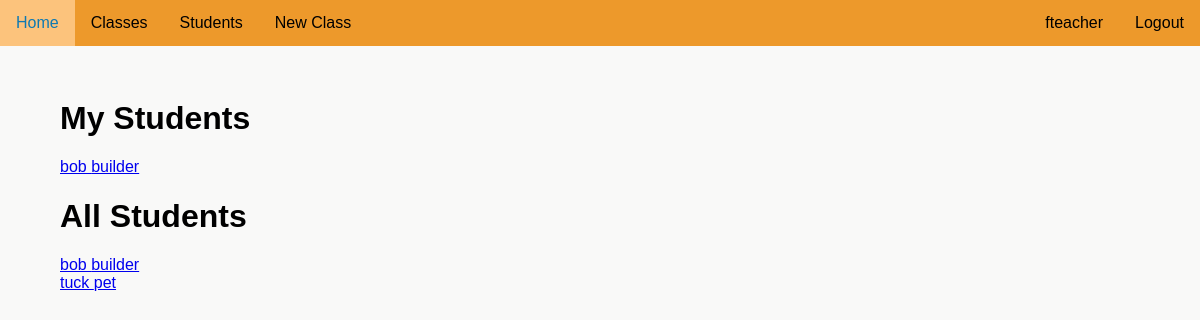
Screenshot of /students (signed in) with the database file from the repository.
### attendanceproject/models.py (models this page shows)
class User(UserMixin, db.Model):
    __tablename__ = "user"
    id = db.Column(db.Integer, unique=True, nullable=False, primary_key=True)
    fname = db.Column(db.Text(20), nullable=False)
    lname = db.Column(db.Text(20), nullable=False)
    user_code = db.Column(db.Text(8), nullable=False, unique=True)
    email = db.Column(db.Text(50), nullable=False, unique=True)
    password = db.Column(db.Text(90), nullable=False)
    auth = db.Column(db.Text(10), nullable=True)
    tags = db.relationship('Tag', backref='user_tag')
    subjects = db.relationship('UserSubject', back_populates='user')
    attnd_times = db.relationship('AttendanceTime', backref='subject_attnd_times')

### attendanceproject/routes.py (the view)
@app.route('/students', methods=['GET'])
@login_required
def students():
    if current_user.auth in ['teacher', 'admin']:
        students = User.query.filter_by(auth='student').all()
        my_students = []
        for subject in current_user.subjects:
            for user in subject.subject.users:
                if user.user.auth not in ['teacher', 'admin'] and user.user not in my_students:
                    my_students.append(user.user)
        return render_template('students.html', students=students, my_students=my_students)
    else:
        flash('You do not have access to this page')
        return redirect(url_for('home'))

### attendanceproject/models.py (called while the page is built)
@login_manager.user_loader
def load_user(user_id):
    return User.query.get(int(user_id))

### attendanceproject/templates/students.html
{% extends "layout.html" %}
{% block content %}
    <h1>My Students</h1>
    {% if my_students %}
        <ul>
            {% for student in my_students %}
                <a href="{{ url_for('classes', user_code=student.user_code) }}"><li>{{ student.fname}} {{ student.lname }}</li></a>
            {% endfor %}
        </ul>
    {% else %}
        <p>You have no students</p>
    {% endif %}
    <h1>All Students</h1>
    {% if students %}
        <ul>
            {% for student in students %}
            <a href="{{ url_for('classes', user_code=student.user_code) }}"><li>{{ student.fname }} {{ student.lname }}</li></a>
            {% endfor %}
        </ul>
    {% else %}
        <p>There are no students</p>
    {% endif %}
{% endblock %}

### attendanceproject/templates/navigation.html (shortened to what this page needs)
<div id='nav'>
    <ul>
        <div id="nav-left">
            <li><a href="{{url_for('home')}}">Home</a></li>
            {% if current_user.is_authenticated %}
                {% if current_user.auth in ['teacher', 'student'] %}
                    <li><a href="{{url_for('classes', user_code=current_user.user_code)}}">Classes</a></li>
                {% endif %}
                {% if current_user.auth == 'teacher' %}
                    <li><a href="{{url_for('students')}}">Students</li></a>
                    <li><a href="{{url_for('create_class')}}">New Class</a></li>
                {% endif %}
            {% endif %}
        </div>
        <div id="nav-right">
            {% if current_user.is_authenticated %}
                <li><a href="{{url_for('logout')}}">Logout</a></li>
                <li><a href="{{url_for('account', user_code=current_user.user_code)}}">{{ current_user.fname }}</a></li>
            {% endif %}
        </div>
    </ul>
</div>

### attendanceproject/static/style.css (style rules this page uses)
:root { --main: #ed992b; --headings: #0E79B2; --errors: #C12E47; }
html { font-family: 'Noto Sans JP', sans-serif; background-color: rgb(249, 249, 248); }
body { margin: 0; margin-left: auto; margin-right: auto; }
ul { list-style-type: None; padding-inline-start: 0; }
#nav ul { list-style-type: none; position: fixed; top: 0; width: 100%; margin: 0; padding: 0; background-color: var(--main); min-width: 555px; }
#nav-left li { float: left; }
#nav-right li { float: right; }
#nav li a { display: block; color: black; text-align: center; padding: 14px 16px; text-decoration: none; }

### rows the page displays
User: fname "fteacher"
User: fname "bob", lname "builder"
User: fname "tuck", lname "pet"
